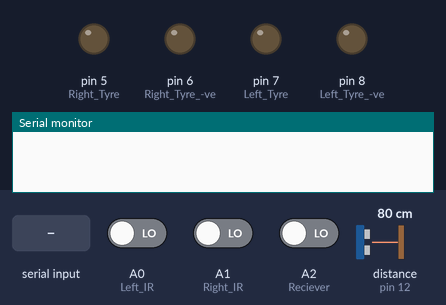
Bench run of a sketch on a simulated Arduino Uno, built with avr-gcc and run on an emulated ATmega328P. Parts: output pins drawn as LEDs (lit = HIGH), the last lines printed to the serial monitor. The test bench sets the inputs (shaded band); at power-on: A0 (Left_IR) LOW, A1 (Right_IR) LOW, A2 (Reciever) LOW, distance to the obstacle (sensor on pin 12) 80 cm. The echo pulse lasts 58.3 µs per cm.

Above: at 1.2 s.
1.3 s: "x" received over Serial
At 2.5 s:
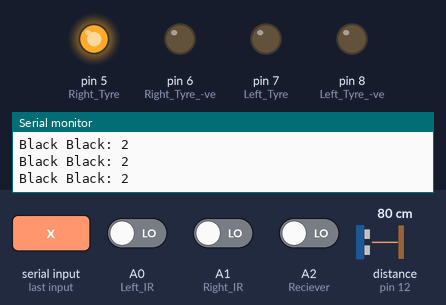
4.3 s: A0 (Left_IR) driven HIGH
At 5.5 s:
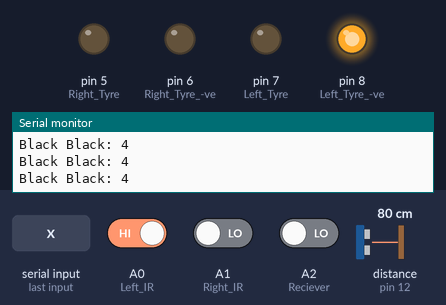
5.8 s: A1 (Right_IR) driven HIGH
At 6.7 s:
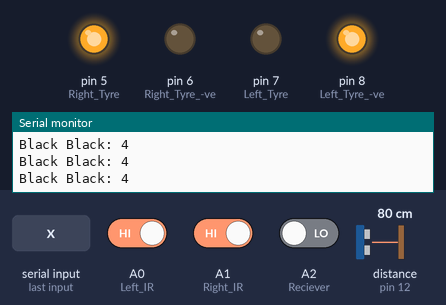
7.3 s: A1 (Right_IR) driven LOW
At 7.9 s:
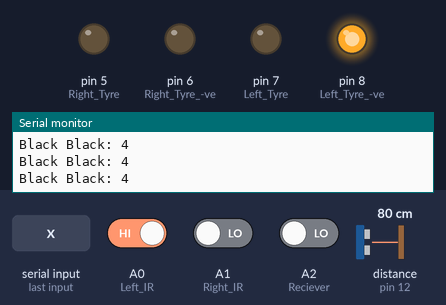
8.8 s: A0 (Left_IR) driven LOW
At 9.8 s:
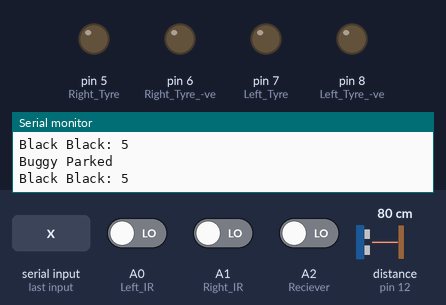
Timing chart, 0 to 11.8 s (numbered marks = the images above; inputs shaded):
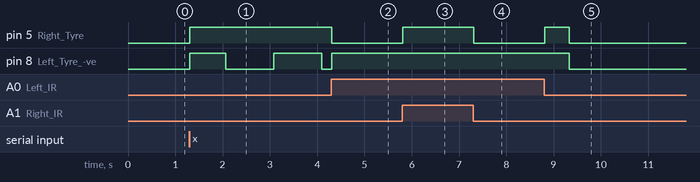

Measured:
- after the input at 1.3 s, pin 5 (Right_Tyre): LOW → HIGH at once; pin 8 (Left_Tyre_-ve): LOW → HIGH at once, → LOW 0.76 s later, → HIGH 1.0 s later, → LOW 1.0 s later
- after the input at 4.3 s, pin 5 (Right_Tyre): HIGH → LOW after 0.01 s instead of 0.83 s
- after the input at 5.8 s, pin 5 (Right_Tyre): LOW → HIGH at once
- after the input at 7.3 s, pin 5 (Right_Tyre): HIGH → LOW at once
- after the input at 8.8 s, pin 5 (Right_Tyre): LOW → HIGH at once, → LOW 0.52 s later; pin 8 (Left_Tyre_-ve): HIGH → LOW after 0.53 s

The sketch:

8.BronzeChallenge.ino
```cpp
#include<NewPing.h>                 //Library for sonar for ultrasonic sensor
bool start = false;                 //init start off
const int trigPin = 13;             //trig pin for ultrasonic sensor, already connected to pin 13 in buggy
const int echoPin = 12;             //echo pin for ultrasonic sensor, already connected to pin 12 in buggy
const int maxDistance  = 20;        //maximum distance sonar will ping
NewPing sonar(trigPin,echoPin,maxDistance); //creating a sonar object
int distanceCm;                     //store distance measured from ultrasonic (ping_cm())
int counter = 0;                    //Black Black counter
int prevGantry = 0;                 //last gantry
unsigned long prevTime = millis();  //so that black black time duration is not too small
unsigned long currentTime;

void setup() {
  pinMode(5,OUTPUT);              //Right Tyre +ve
  pinMode(6,OUTPUT);              //Right Tyre -ve
  pinMode(7,OUTPUT);              //Left Tyre +ve
  pinMode(8,OUTPUT);              //Left Tyre -ve
  pinMode(A0,INPUT);              //Left IR
  pinMode(A1,INPUT);              //Right IR
  pinMode(A2,INPUT);              //Reciever
  pinMode(trigPin,OUTPUT);
  pinMode(echoPin,INPUT);
  Serial.begin(9600);             //Zigbee Communication Baud Rate
}

void Forward()
{
  digitalWrite(5,HIGH);
  digitalWrite(6,LOW);
  digitalWrite(7,LOW);
  digitalWrite(8,HIGH);
}
void Backward()
{
  digitalWrite(5,LOW);
  digitalWrite(6,HIGH);
  digitalWrite(7,HIGH);
  digitalWrite(8,LOW);
}
void Left()
{
  digitalWrite(5,HIGH);
  digitalWrite(6,LOW);
  digitalWrite(7,LOW);
  digitalWrite(8,LOW);
}
void Right()
{
  digitalWrite(5,LOW);
  digitalWrite(6,LOW);
  digitalWrite(7,LOW);
  digitalWrite(8,HIGH);
}
void Anti()
{
  digitalWrite(5,HIGH);
  digitalWrite(6,LOW);
  digitalWrite(7,HIGH);
  digitalWrite(8,LOW);
}
void Clock()
{
  digitalWrite(5,LOW);
  digitalWrite(6,HIGH);
  digitalWrite(7,LOW);
  digitalWrite(8,HIGH);
}
void Stop()
{
  digitalWrite(5,LOW);
  digitalWrite(6,LOW);
  digitalWrite(7,LOW);
  digitalWrite(8,LOW);
}

void loop() {
  if(Serial.available())
  {
    char a = Serial.read();               //Read char input from Zigbee
    if(a=='x')                            //If input char is == 'x' start operation
    {
      start =true;
    }
  }
    if(start)                             //starts operation
    {
      int d0 = digitalRead(A0);           //Left IR D/O
      int d1 = digitalRead(A1);           //Right IR D/O
      int g = pulseIn(A2,HIGH,5000);      //PulseIn from reciever ckt
      if(g>=500 && g<1000 && prevGantry!=1)
      {
        Serial.println("gantry 111");
        Stop();
        delay(1000);
        prevGantry = 1;
      }
      else if(g>=1000 && g<2000 && prevGantry!=2)
      {
        Serial.println("gantry 222");
        Stop();
        delay(1000);
        prevGantry = 2;
      }
      else if(g>=2000 && g<3000 && prevGantry!=3)
      {
        Serial.println("gantry 333");
        Stop();
        delay(1000);
        prevGantry = 3;
      }
      if(d0 == 0 && d1 == 0)                        //Black Black from both sensors
      {
        currentTime = millis();
        if(currentTime-prevTime>500 && counter == 0)
        {
          //Parking Line
          prevTime = millis();
          counter=counter+1; //counter 1
          Forward();
          delay(25);
        }
        else if(currentTime-prevTime>750 && counter == 1)
        {
          prevTime = millis();
          counter=counter+1; //counter 2
          Left();
          delay(20);
        }
        else if(currentTime-prevTime>1000 && counter == 2)
        {
          //out
          prevTime = millis();
          counter=counter+1; //counter 3
          Forward();
          delay(13);
        }
        else if(currentTime-prevTime>1000 && counter == 3)
        {
          //in
          prevTime = millis();
          counter=counter+1; // counter 4
          Left();
          delay(150);
        }
        else if(currentTime-prevTime>500 && counter == 4)
        {
          //parking 1
          prevTime = millis();
          counter=counter+1;
          Forward();
          delay(10);
        }
        else if (currentTime-prevTime>500 && counter >= 5)
        {
          Serial.println("Buggy Parked");
          Stop();
          start = false;
        }
        Serial.print("Black Black: ");
        Serial.println(counter);
      }
      else if(d0 == 0)
      {
        Left();
      }
      else if(d1 == 0)
      {
        Right();
      }
      else
      {
        Forward();
      }
    }
    distanceCm = sonar.ping_cm();             // Ultrasonic sensor detects obstable in the range of distance 0 to 15 cm.
    if(distanceCm>0 && distanceCm<15)         // Obstacle Detected
    {
      Stop();
      delay(500);
    }
}
```
